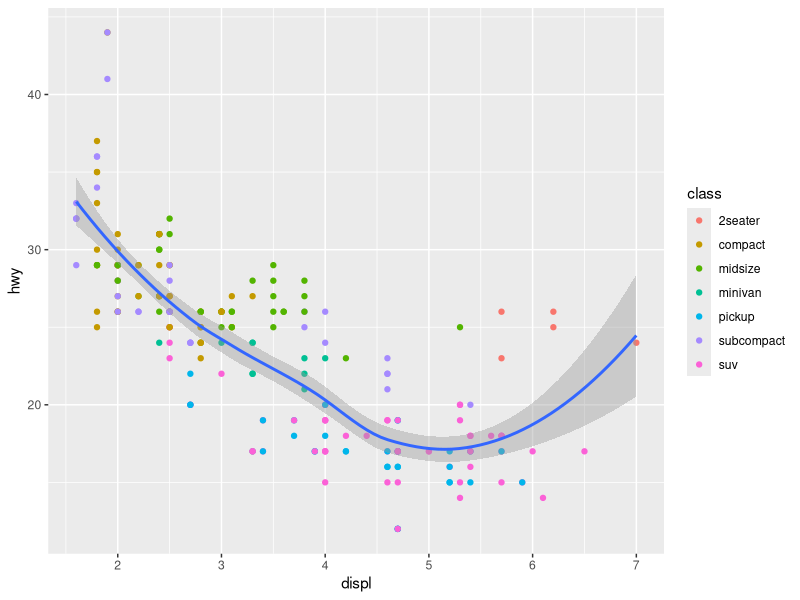
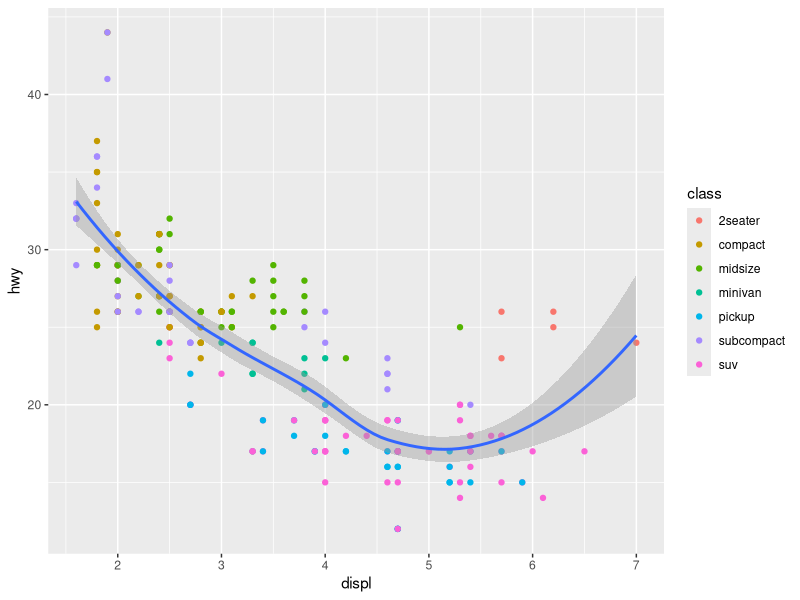

Here is the R script that generated these plots, in order:
library(tidyverse)

ggplot(data = mpg, mapping = aes(x = displ, y = hwy)) + 
  geom_point(mapping = aes(color = class)) + 
  geom_smooth()

ggsave("data-visualization/figs/geom_smooth-basic.png")
